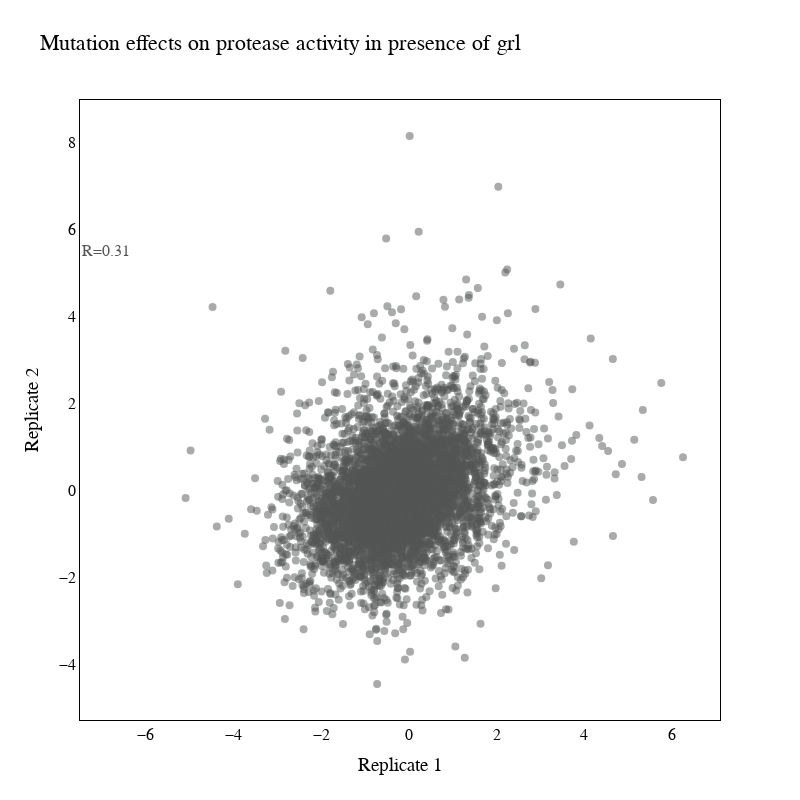

The cell this chart's notebook holds for it:
### Markdown cell above
#### plotting correlation

### Code cell
rep1 = [item for sublist in all_res0.values for item in sublist]
rep2 = [item for sublist in all_res1.values for item in sublist]

fig  = go.Figure()
fig.add_trace(go.Scatter(x=rep1, y=rep2, marker=dict(
            color='#545555',
            size=8,
            opacity=0.5), mode = 'markers'))

corr = pd.Series(rep1).corr(pd.Series(rep2), method = 'pearson').round(2)
# fig.add_trace(go.Scatter(x=[-4, 6], y=[-4, 6], mode='lines'))
fig.update_xaxes(showline=True, linewidth=1, linecolor='black', mirror=True,
                showgrid=False)
fig.update_yaxes(showline=True, linewidth=1, linecolor='black', mirror=True,
                showgrid=False)
fig.add_annotation(
        x=-6.9,
        y=8,
        xref="x",
        yref="y",
        text="R="+str(corr),showarrow=False,
        font=dict(family="Arial",
                    size=16,
                    color="#545555"
                    ))
fig.update_layout(
    title="Mutation effects on protease activity in presence of grl",
    xaxis_title="Replicate 1",
    yaxis_title="Replicate 2",
    paper_bgcolor='rgba(255,255,255,100)',
    plot_bgcolor='rgba(255,255,255,100)',
    autosize=False,
    width=800,
    height=800,
    font=dict(family="Arial",
                    size=16,
                    color="#020202"
                    )
    )
fig.show()
fig.write_image(fig_folder+"Fig1_glu_g_replicate_correlaiont.pdf)

### Figure 1 — Plotly figure (JSON) as saved in the notebook; plotly's stock layout.template omitted (floating-point values rounded to 4 significant figures; data arrays with more than 128 entries replaced by an {"elided": "..."} marker saying what was removed)
{"data": [{"marker": {"color": "#545555", "opacity": 0.5, "size": 8}, "mode": "markers", "type": "scatter", "x": {"elided": "6426 float values"}, "y": {"elided": "6426 float values"}}], "layout": {"annotations": [{"font": {"color": "#545555", "family": "Arial", "size": 16}, "showarrow": false, "text": "R=0.31", "x": -6.9, "xref": "x", "y": 5.5, "yref": "y"}], "autosize": false, "font": {"color": "#020202", "family": "Arial", "size": 16}, "height": 800, "paper_bgcolor": "rgba(255,255,255,100)", "plot_bgcolor": "rgba(255,255,255,100)", "title": {"text": "Mutation effects on protease activity in presence of grl"}, "width": 800, "xaxis": {"linecolor": "black", "linewidth": 1, "mirror": true, "showgrid": false, "showline": true, "title": {"text": "Replicate 1"}}, "yaxis": {"linecolor": "black", "linewidth": 1, "mirror": true, "showgrid": false, "showline": true, "title": {"text": "Replicate 2"}}}}
